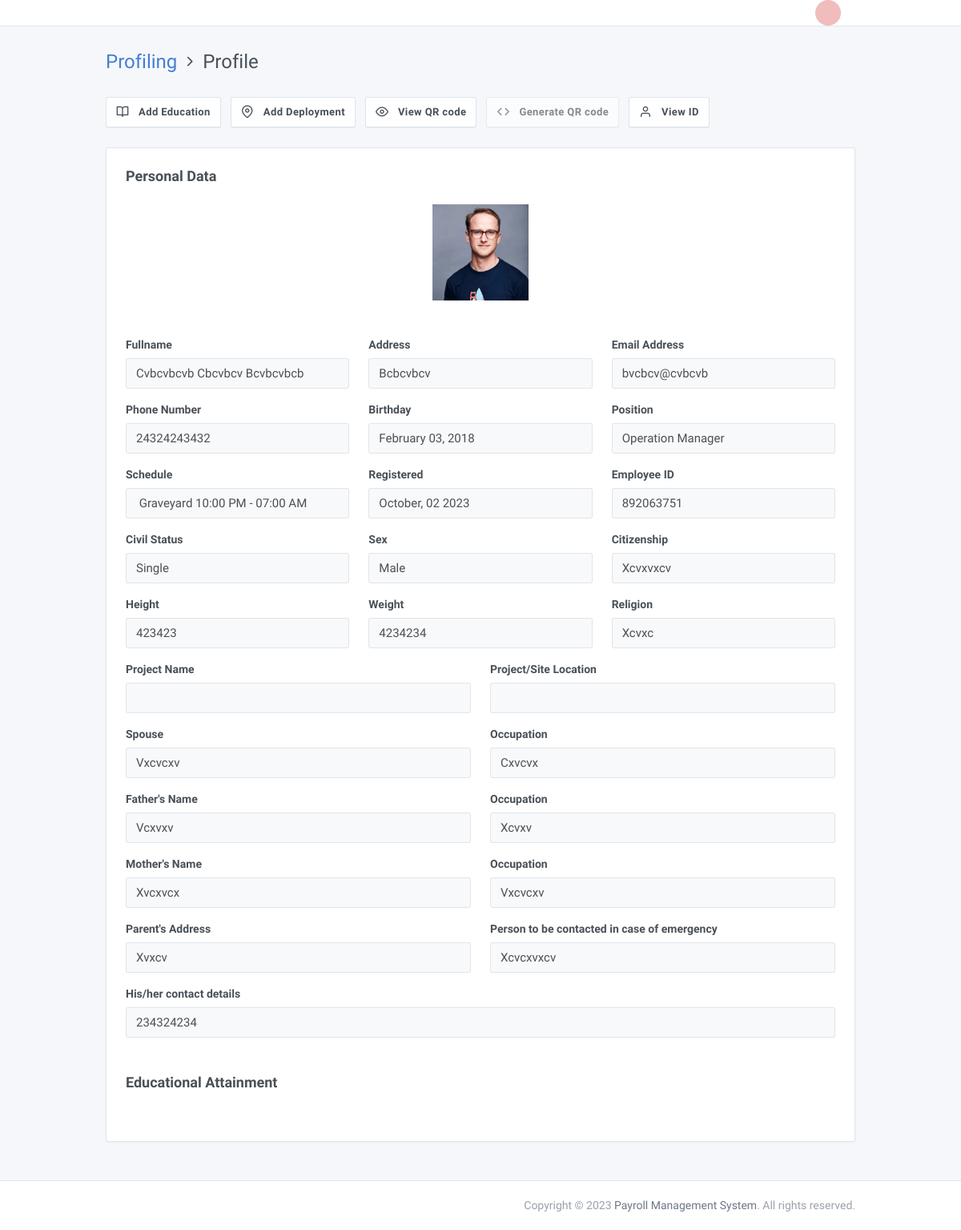
The app's page /admin/view.php?id=892063751 (signed in) with its own data.
### tables this page shows
CREATE TABLE `employees` (
  `id` int(11) NOT NULL,
  `employee_id` varchar(45) DEFAULT NULL,
  `position_id` int(11) DEFAULT NULL,
  `schedule_id` int(11) DEFAULT NULL,
  `created_on` varchar(45) DEFAULT NULL,
  `photo` longtext DEFAULT NULL,
  `fullname` varchar(45) DEFAULT NULL,
  `address` varchar(45) DEFAULT NULL,
  `email` varchar(45) DEFAULT NULL,
  `phonenumber` varchar(45) DEFAULT NULL,
  `birthdate` varchar(45) DEFAULT NULL,
  `sex` varchar(45) DEFAULT NULL,
  `position` varchar(45) DEFAULT NULL,
  `civil_status` varchar(45) DEFAULT NULL,
  `citizenship` varchar(45) DEFAULT NULL,
  `height` int(11) DEFAULT NULL,
  `weight` int(11) DEFAULT NULL,
  `religion` varchar(45) DEFAULT NULL,
  `spouse` varchar(45) DEFAULT NULL,
  `spouse_occupation` varchar(45) DEFAULT NULL,
  `father` varchar(45) DEFAULT NULL,
  `father_occupation` varchar(45) DEFAULT NULL,
  `mother` varchar(45) DEFAULT NULL,
  `mother_occupation` varchar(45) DEFAULT NULL,
  `parent_address` varchar(45) DEFAULT NULL,
  `emergency_name` varchar(45) DEFAULT NULL,
  `emergency_contact` varchar(45) DEFAULT NULL,
  `project_name` varchar(45) DEFAULT NULL,
  `site_location` varchar(45) DEFAULT NULL
);

CREATE TABLE `position` (
  `id` int(11) NOT NULL,
  `description` varchar(45) DEFAULT NULL,
  `rate` double DEFAULT NULL,
  `position_id` varchar(45) DEFAULT NULL
);

CREATE TABLE `schedules` (
  `id` int(11) NOT NULL,
  `schedule_id` varchar(45) DEFAULT NULL,
  `time_in_morning` varchar(45) DEFAULT NULL,
  `time_out_morning` varchar(45) DEFAULT NULL,
  `time_in_afternoon` varchar(45) DEFAULT NULL,
  `time_out_afternoon` varchar(45) DEFAULT NULL,
  `time_in_graveyard` varchar(45) DEFAULT NULL,
  `time_out_graveyard` varchar(45) DEFAULT NULL
);

### admin/view.php (the view, shortened to what the rows shown need)
<?php
require_once('includes/script.php');
$model = new Dashboard();
$connection = $model->TemporaryConnection();
$emid = $_GET['id'];
$employee = "SELECT *, employees.id AS empid FROM employees LEFT JOIN position ON position.id=employees.position_id LEFT JOIN barcode ON barcode.employee_id=employees.employee_id LEFT JOIN schedules ON schedules.id=employees.schedule_id WHERE employees.employee_id = $emid;";
$result = mysqli_query($connection, $employee);
$emp = mysqli_fetch_assoc($result);
?>
<!doctype html>
<html lang="en" dir="ltr">
<head>
</head>
<body class="" v-on:click="Reload">
  <div class="page" id="app">
    <div class="page-main">
      <div class="my-3 my-md-5">
        <div class="container">
          <div class="page-header">
            <h1 class="page-title">
              <a href="profile.php" class="text-primary">Profiling</a> <i style="font-size: 20px;" class="fe fe-chevron-right"></i> Profile
            </h1>
          </div>
          <div class="row row-cards">
            <div class="col-12">
              <div class="card">
                <div class="">
                  <form class="">
                    <div class="card-body" id="printDataHolder">
                      <center><img height="120" width="120" src="../image/<?php echo $emp['photo'] ?>"></center><br><br>
                      <div class="row">
                        <div class="col-md-4">
                          <div class="form-group">
                            <label class="form-label">Fullname</label>
                            <input type="text" class="form-control" readonly="" placeholder="" value="<?php echo $emp['fullname'] ?>">
                          </div>
                        </div>
                        <div class="col-md-4">
                          <div class="form-group">
                            <label class="form-label">Address</label>
                            <input type="text" class="form-control" readonly="" placeholder="Username" value="<?php echo $emp['address'] ?>">
                          </div>
                        </div>
                        <div class="col-md-4">
                          <div class="form-group">
                            <label class="form-label">Email Address</label>
                            <input type="email" class="form-control" readonly="" value="<?php echo $emp['email'] ?>">
                          </div>
                        </div>
                        <div class="col-md-4">
                          <div class="form-group">
                            <label class="form-label">Phone Number</label>
                            <input type="text" class="form-control" readonly="" placeholder="Company" value="<?php echo $emp['phonenumber'] ?>">
                          </div>
                        </div>
                        <div class="col-md-4">
                          <div class="form-group">
                            <label class="form-label">Birthday</label>
                            <input type="text" class="form-control" readonly="" placeholder="Last Name" value="<?php echo date('F d, Y', strtotime($emp['birthdate'])) ?>">
                          </div>
                        </div>
                        <div class="col-md-4">
                          <div class="form-group">
                            <label class="form-label">Position</label>
                            <input type="text" class="form-control" readonly="" placeholder="Home Address" value="<?php echo $emp['description'] ?>">
                          </div>
                        </div>
                        <div class="col-md-4">
                          <div class="form-group">
                            <label class="form-label">Schedule</label>
                            <input type="text" class="form-control" readonly="" placeholder=" " value=" <?php
                                                                                                        if (isset($emp['time_in_morning'])) {
                                                                                                          echo "Morning " . date("h:i A", strtotime($emp['time_in_morning'])) . " - " . date("h:i A", strtotime($emp['time_out_morning']));
                                                                                                        } else if (isset($emp['time_in_afternoon'])) {
                                                                                                          echo "Midshift " . date("h:i A", strtotime($emp['time_in_afternoon']))  . " - " . date("h:i A", strtotime($emp['time_out_afternoon']));
                                                                                                        } else if (isset($emp['time_in_graveyard'])) {
                                                                                                          echo "Graveyard " . date("h:i A", strtotime($emp['time_in_graveyard'])) . " - " . date("h:i A", strtotime($emp['time_out_graveyard']));
                                                                                                        }
                                                                                                        ?>">
                          </div>
                        </div>
                        <div class="col-md-4">
                          <div class="form-group">
                            <label class="form-label">Registered</label>
                            <input type="text" class="form-control" placeholder=" " readonly="" value="<?php echo date('F, d Y', strtotime($emp['created_on'])) ?>">
                          </div>
                        </div>
                        <div class="col-md-4">
                          <div class="form-group">
                            <label class="form-label">Civil Status</label>
                            <input type="text" class="form-control" readonly="" placeholder=" " value="<?php echo $emp['civil_status'] ?>">
                          </div>
                        </div>
                        <div class="col-md-4">
                          <div class="form-group">
                            <label class="form-label">Sex</label>
                            <input type="text" class="form-control" readonly="" placeholder=" " value="<?php echo $emp['sex'] ?>">
                          </div>
                        </div>
                        <div class="col-md-4">
                          <div class="form-group">
                            <label class="form-label">Citizenship</label>
                            <input type="text" class="form-control" readonly="" placeholder=" " value="<?php echo $emp['citizenship'] ?>">
                          </div>
                        </div>
                        <div class="col-md-4">
                          <div class="form-group">
                            <label class="form-label">Height</label>
                            <input type="text" class="form-control" readonly="" placeholder=" " value="<?php echo $emp['height'] ?>">
                          </div>
                        </div>
                        <div class="col-md-4">
                          <div class="form-group">
                            <label class="form-label">Weight</label>
                            <input type="text" class="form-control" readonly="" placeholder=" " value="<?php echo $emp['weight'] ?>">
                          </div>
                        </div>
                        <div class="col-md-4">
                          <div class="form-group">
                            <label class="form-label">Religion</label>
                            <input type="text" class="form-control" readonly="" placeholder=" " value="<?php echo $emp['religion'] ?>">
                          </div>
                        </div>
                        <div class="col-md-6">
                          <div class="form-group">
                            <label class="form-label">Spouse</label>
                            <input type="text" class="form-control" readonly="" placeholder=" " value="<?php echo $emp['spouse'] ?>">
                          </div>
                        </div>
                        <div class="col-md-6">
                          <div class="form-group">
                            <label class="form-label">Occupation</label>
                            <input type="text" class="form-control" readonly="" placeholder=" " value="<?php echo $emp['spouse_occupation'] ?>">
                          </div>
                        </div>
                        <div class="col-md-6">
                          <div class="form-group">
                            <label class="form-label">Father's Name</label>
                            <input type="text" class="form-control" readonly="" placeholder=" " value="<?php echo $emp['father'] ?>">
                          </div>
                        </div>
                        <div class="col-md-6">
                          <div class="form-group">
                            <label class="form-label">Occupation</label>
                            <input type="text" class="form-control" readonly="" placeholder=" " value="<?php echo $emp['father_occupation'] ?>">
                          </div>
                        </div>
                        <div class="col-md-6">
                          <div class="form-group">
                            <label class="form-label">Mother's Name</label>
                            <input type="text" class="form-control" readonly="" placeholder=" " value="<?php echo $emp['mother'] ?>">
                          </div>
                        </div>
                        <div class="col-md-6">
                          <div class="form-group">
                            <label class="form-label">Occupation</label>
                            <input type="text" readonly="" class="form-control" placeholder=" " value="<?php echo $emp['mother_occupation'] ?>">
                          </div>
                        </div>
                        <div class="col-md-6">
                          <div class="form-group">
                            <label class="form-label">Parent's Address</label>
                            <input type="text" readonly="" class="form-control" placeholder=" " value="<?php echo $emp['parent_address'] ?>">
                          </div>
                        </div>
                        <div class="col-md-6">
                          <div class="form-group">
                            <label class="form-label">Person to be contacted in case of emergency</label>
                            <input type="text" readonly="" class="form-control" placeholder=" " value="<?php echo $emp['emergency_name'] ?>">
                          </div>
                        </div>
                        <div class="col-md-12">
                          <div class="form-group mb-0">
                            <label class="form-label">His/her contact details</label>
                            <input rows="1" readonly="" class="form-control" value="<?php echo $emp['emergency_contact'] ?>"></input>
                          </div>
                        </div>
                      </div><br><br>
                    </div>
                  </form>
                </div>
              </div>
            </div>
          </div>
        </div>
      </div>
    </div>
  </div>
</body>
</html>

### records on screen
employees: photo (picture), fullname "Cvbcvbcvb Cbcvbcv Bcvbcvbcb", address "Bcbcvbcv", email "bvcbcv@cvbcvb", phonenumber "24324243432", birthdate "February 03, 2018", position.description "Operation Manager", created_on "October, 02 2023", civil_status "Single", sex "Male", citizenship "Xcvxvxcv", height "423423", weight "4234234", religion "Xcvxc", spouse "Vxcvcxv", spouse_occupation "Cxvcvx", father "Vcxvxv", father_occupation "Xcvxv", mother "Xvcxvcx", mother_occupation "Vxcvcxv", parent_address "Xvxcv", emergency_name "Xcvcxvxcv", emergency_contact "234324234"
schedules: time_in_morning+time_in_afternoon+time_in_graveyard "Graveyard 10:00 PM - 07:00 AM"
